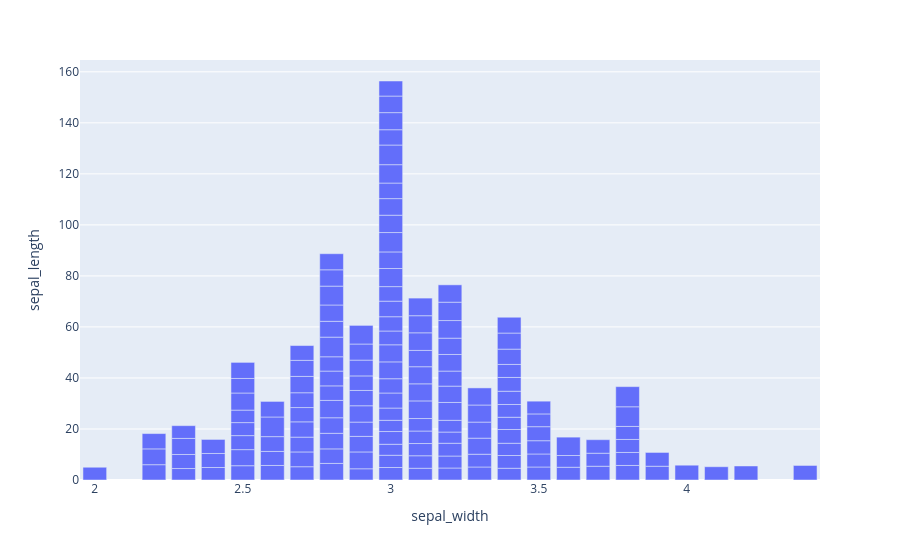

Source (notebook cell):
### Code cell
fig=px.bar(iris,x="sepal_width",y="sepal_length")
fig.show()

### Figure 1 — Plotly figure (JSON) as saved in the notebook; plotly's stock layout.template omitted (floating-point values rounded to 4 significant figures; data arrays with more than 128 entries replaced by an {"elided": "..."} marker saying what was removed)
{"data": [{"hovertemplate": "sepal_width=%{x}<br>sepal_length=%{y}<extra></extra>", "legendgroup": "", "marker": {"color": "#636efa", "pattern": {"shape": ""}}, "name": "", "orientation": "v", "showlegend": false, "textposition": "auto", "type": "bar", "x": {"elided": "150 float values"}, "xaxis": "x", "y": {"elided": "150 float values"}, "yaxis": "y"}], "layout": {"barmode": "relative", "legend": {"tracegroupgap": 0}, "margin": {"t": 60}, "xaxis": {"anchor": "y", "domain": [0, 1], "title": {"text": "sepal_width"}}, "yaxis": {"anchor": "x", "domain": [0, 1], "title": {"text": "sepal_length"}}}}
